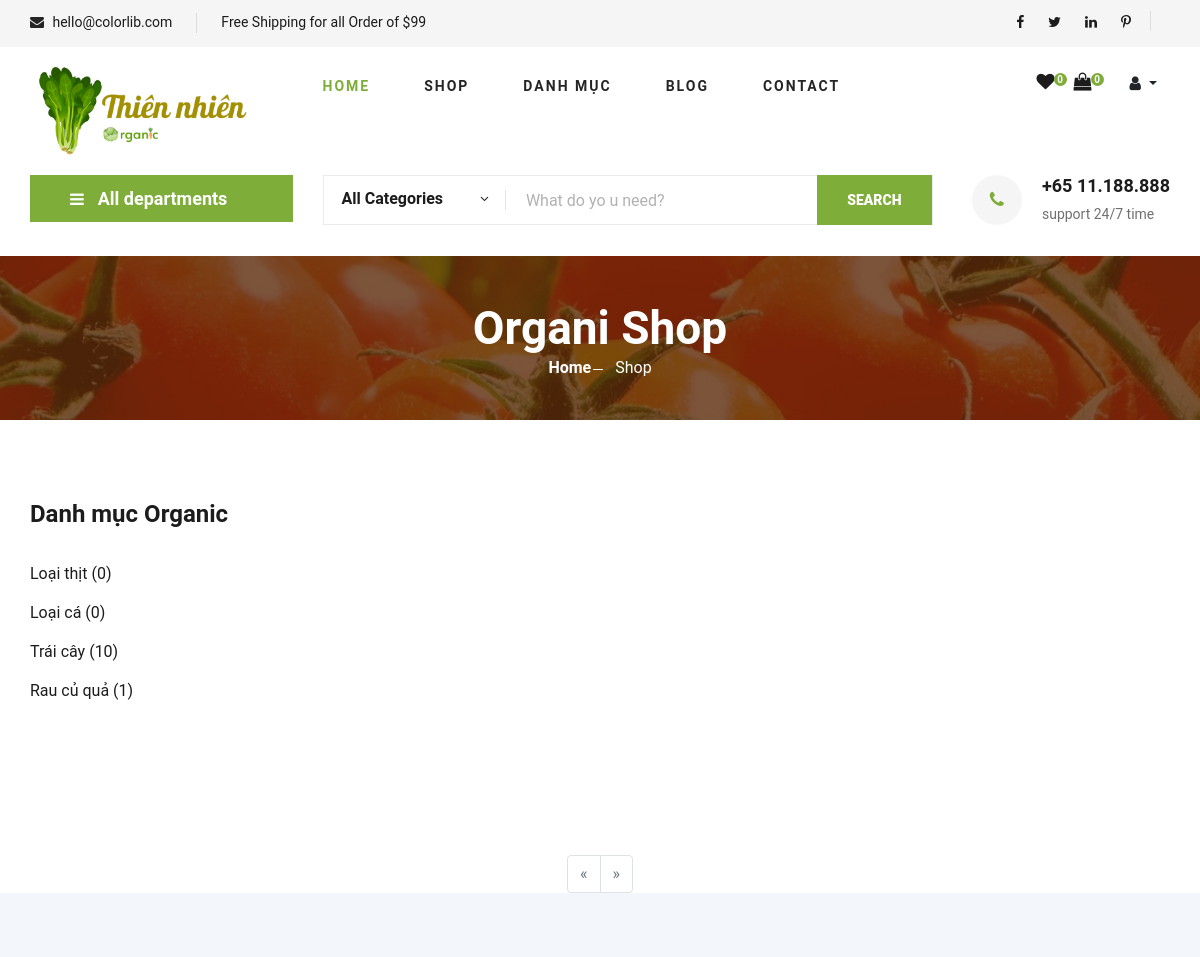
Before: /index.php?mod=catagory&act=catagory_detail&MaDM=14 (upper part) with the older database file.
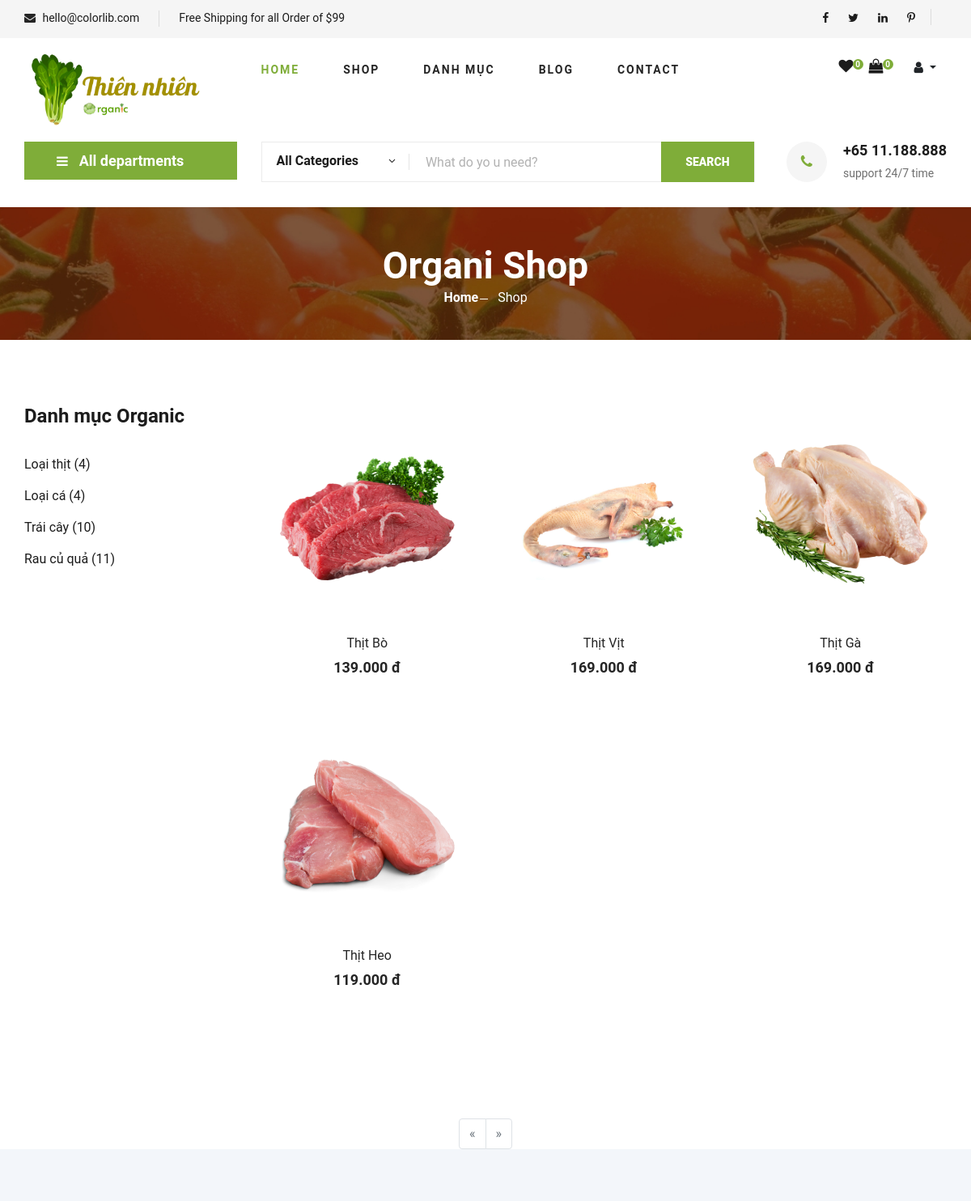
After: the same page with the newer database file.
### tables this page shows
CREATE TABLE `danhmuc` (
  `MaDM` int NOT NULL,
  `TenDM` varchar(50) NOT NULL,
  `SoThuTu` int DEFAULT NULL COMMENT 'số thứ tự mà danh mục sẽ xuất hiện , tùy mình sắp xếp',
  `UuTien` tinyint(1) DEFAULT NULL COMMENT '0: là cho nó ẩn đi, 1 là cho nó xuất hiện tại trang chủ',
  `HinhAnh` text
);

CREATE TABLE `sanpham` (
  `MaSP` int NOT NULL,
  `TenSP` varchar(50) NOT NULL,
  `GiaSP` double(10,0) NOT NULL DEFAULT '0' COMMENT 'Tiền Việt không có chữ số thập phân, mặc định là 0(nếu =0 thì hết hàng ví dụ )',
  `HinhAnh` text NOT NULL,
  `TieuDe` text,
  `MoTa` text,
  `MaDM` int DEFAULT NULL,
  `LuotXem` int NOT NULL,
  `GiaGiam` double(10,0) NOT NULL DEFAULT '0'
);

### model/m_pdo.php (called while the page is built, shortened)
<?php
function pdo_get_connection(){
    $dburl = "mysql:host=localhost;dbname=organic;charset=utf8";
    $username = 'root';
    $password = '';
    $conn = new PDO($dburl, $username, $password);
    $conn->setAttribute(PDO::ATTR_ERRMODE, PDO::ERRMODE_EXCEPTION);
    return $conn;
}
function pdo_query($sql){
    $sql_args = array_slice(func_get_args(), 1);
    try{
        $conn = pdo_get_connection();
        $stmt = $conn->prepare($sql);
        $stmt->execute($sql_args);
        $rows = $stmt->fetchAll();
        return $rows;
    }
    catch(PDOException $e){
        throw $e;
    }
    finally{
        unset($conn);
    }
}
function pdo_query_value($sql){
    $sql_args = array_slice(func_get_args(), 1);
    try{
        $conn = pdo_get_connection();
        $stmt = $conn->prepare($sql);
        $stmt->execute($sql_args);
        $row = $stmt->fetch(PDO::FETCH_ASSOC);
        return array_values($row)[0];
    }
    catch(PDOException $e){
        throw $e;
    }
    finally{
        unset($conn);
    }
}

### model/m_product.php (called while the page is built, shortened)
<?php
    include_once 'model/m_pdo.php';
    function product_Countyeuthich(){
        $countlove = pdo_query("SELECT * FROM yeuthich yt INNER JOIN sanpham sp ON yt.MaSP=sp.MaSP ORDER BY MaYT DESC");
        return count($countlove);
    }
?>

### model/m_catagory.php (called while the page is built, shortened)
<?php
    include_once 'model/m_pdo.php';
    function danhmuc_getAll(){
        return pdo_query("SELECT * FROM danhmuc WHERE TrangThai = 0 ORDER BY MaDM DESC");
    }
    function danhmuc_getbyiddetail($MaDM,$page=1){
        $BatDau = ($page - 1) * 9;
        return pdo_query("SELECT * FROM sanpham WHERE MaDM = ? LIMIT $BatDau,9",$MaDM);
    }
    function get_count_sp($MaDM){
        $returnsp = pdo_query("SELECT * FROM sanpham WHERE MaDM = ? ",$MaDM);
        return count($returnsp);
    }
    function catagory_phantrang($MaDM){
        return pdo_query_value("SELECT COUNT(*) FROM sanpham WHERE MaDM = ?", $MaDM);
    }
?>

### view/v_product_catagory.php (the view, shortened to what this page needs)
<section class="hero hero-normal">
    <div class="container">
        <div class="row">
            <div class="col-lg-3">
                <div class="hero__categories">
                    <div class="hero__categories__all">
                        <i class="fa fa-bars"></i>
                        <span>All departments</span>
                    </div>
                </div>
            </div>
            <div class="col-lg-9">
                <div class="hero__search">
                    <div class="hero__search__form">
                        <form action="#">
                            <div class="hero__search__categories">
                                All Categories
                                <span class="arrow_carrot-down"></span>
                            </div>
                            <input type="text" placeholder="What do yo u need?">
                            <button type="submit" class="site-btn">SEARCH</button>
                        </form>
                    </div>
                    <div class="hero__search__phone">
                        <div class="hero__search__phone__icon">
                            <i class="fa fa-phone"></i>
                        </div>
                        <div class="hero__search__phone__text">
                            <h5>+65 11.188.888</h5>
                            <span>support 24/7 time</span>
                        </div>
                    </div>
                </div>
            </div>
        </div>
    </div>
</section>
<section class="breadcrumb-section set-bg" data-setbg="view/img/breadcrumb.jpg">
    <div class="container">
        <div class="row">
            <div class="col-lg-12 text-center">
                <div class="breadcrumb__text">
                    <h2>Organi Shop</h2>
                    <div class="breadcrumb__option">
                        <a href="./index.html">Home</a>
                        <span>Shop</span>
                    </div>
                </div>
            </div>
        </div>
    </div>
</section>
<section class="product spad">
    <div class="container">
        <div class="row">
            <div class="col-lg-3 col-md-5">
                <div class="sidebar">
                    <div class="sidebar__item">
                        <h4>Danh mục Organic</h4>
                        <ul>
                        <?php foreach($getdanhmuc as $dm): ?>
                            <li> <a href="index.php?mod=catagory&act=catagory_detail&MaDM=<?=$dm['MaDM']?>"><?=$dm['TenDM']?> (<?=get_count_sp($dm['MaDM'])?>)</a></li>
                        <?php endforeach; ?>
                        </ul>
                    </div>
                </div>
            </div>
            <div class="col-lg-9 col-md-7">
                <div class="row">
                    <?php if(isset($_GET['MaDM']) && ($_GET['MaDM']>0)): ?>
                        <?php foreach($danhmuc_getbyid as $item):
                            if($item['GiaSP'] >=1){
                                $price = '<h5>'.number_format($item['GiaSP'],"0",",",".").' đ</h5>';
                            }else{
                                $price = "<h5>Đang cập nhật</h5>";
                            }
                        ?>
                            <div class="col-lg-4 col-md-6 col-sm-6">
                                <div class="featured__item">
                                    <div class="featured__item__pic set-bg" data-setbg="view/img/traicay/<?=$item['HinhAnh']?>">
                                    </div>
                                    <div class="featured__item__text">
                                        <h6><a href="index.php?mod=product&act=detail&MaSP=<?=$item['MaSP']?>"><?=$item['TenSP']?></a></h6>
                                        <?=$price?>
                                    </div>
                                    <form action="index.php?mod=product&act=addtocart" method="post">
                                        <div class="intro">
                                        </div>
                                    </form>
                                </div>
                            </div>
                        <?php endforeach; ?>
                    <?php endif;?>
                </div>
            </div>
        </div>
    </div>
</section>
<?php
    if(isset($_GET['MaDM']) && ($_GET['MaDM']>0)):
?>
<div class="admin__pagein">
    <ul class="pagination">
        <li class="page-item <?= ($page <= 1) ? "disabled" : ""?>">
        <a class="page-link" href="index.php?mod=catagory&act=catagory_detail&MaDM=<?=$MaDM?>&page=<?=$page-1?>" aria-label="Previous">
                <span aria-hidden="true">&laquo;</span>
            </a>
        </li>
            <li class="page-item <?= ($page >= $SoTrang) ? "disabled" : ""?>">
            <a class="page-link" href="index.php?mod=catagory&act=catagory_detail&MaDM=<?=$MaDM?>&page=<?=$page+1?>" aria-label="Next">
                <span aria-hidden="true">&raquo;</span>
            </a>
        </li>
    </ul>
</div>
<?php
    endif;
?>

### index.php (shortened to what this page needs)
<?php
    include_once 'config.php';
    $getdanhmuc = danhmuc_getAll();
    $countlove = product_Countyeuthich();
    if(isset($_GET['mod']) && ($_GET['mod']!="")){
        switch ($_GET['mod']) {
            case 'catagory':
                $controller_name = 'catagory';
                break;
        }
        include_once 'controller/c_'.$controller_name.'.php';
    }else{
        header("location:index.php?mod=page&act=home");
    }
?>

### controller/c_catagory.php (shortened to what this page needs)
<?php
    include_once 'config.php';
    if(isset($_GET['act']) && ($_GET['act']!="")){
        switch ($_GET['act']) {
            case 'catagory_detail':
                if(isset($_GET['MaDM']) && ($_GET['MaDM']>0)){
                    $MaDM = $_GET['MaDM'];
                    if(isset($_GET['page']) && ($_GET['page']>=1)){
                        $page = $_GET['page'];
                    }else{
                        $page = 1;
                    }
                    $getdanhmuc = danhmuc_getAll();
                    $SoTrang = ceil(catagory_phantrang($MaDM) / 9);
                    $danhmuc_getbyid = danhmuc_getbyiddetail($MaDM,$page);
                }
                break;
        }
        include_once 'view/v_user_layout.php';
    }else{
        header("location:index.php?mod=page&act=home");
    }
?>

### view/v_user_layout.php (shortened to what this page needs)
<!DOCTYPE html>
<html lang="zxx">
<head>
    <link rel="stylesheet" href=" https://cdnjs.cloudflare.com/ajax/libs/font-awesome/6.4.0/css/all.min.css">
    <link rel="stylesheet" href="view/bootstrap-5.3.2-dist/css/bootstrap.min.css">
    <link rel="stylesheet" href="view/css/bootstrap.min.css" type="text/css">
    <link rel="stylesheet" href="view/css/font-awesome.min.css" type="text/css">
    <link rel="stylesheet" href="view/css/elegant-icons.css" type="text/css">
    <link rel="stylesheet" href="view/css/nice-select.css" type="text/css">
    <link rel="stylesheet" href="view/css/jquery-ui.min.css" type="text/css">
    <link rel="stylesheet" href="view/css/owl.carousel.min.css" type="text/css">
    <link rel="stylesheet" href="view/css/slicknav.min.css" type="text/css">
    <link rel="stylesheet" href="view/css/style.css" type="text/css">
</head>
<body>
    <header class="header">
        <div class="header__top">
            <div class="container">
                <div class="row">
                    <div class="col-lg-6 col-md-6">
                        <div class="header__top__left">
                            <ul>
                                <li><i class="fa fa-envelope"></i> hello@colorlib.com</li>
                                <li>Free Shipping for all Order of $99</li>
                            </ul>
                        </div>
                    </div>
                    <div class="col-lg-6 col-md-6">
                        <div class="header__top__right">
                            <div class="header__top__right__social">
                                <a href="#"><i class="fa fa-facebook"></i></a>
                                <a href="#"><i class="fa fa-twitter"></i></a>
                                <a href="#"><i class="fa fa-linkedin"></i></a>
                                <a href="#"><i class="fa fa-pinterest-p"></i></a>
                            </div>
                        </div>
                    </div>
                </div>
            </div>
        </div>
        <div class="container">
            <div class="row">
                <div class="col-lg-3">
                    <div class="header__logo">
                        <a href="index.php?mod=page&act=home"><img src="view/img/logo.png" alt=""></a>
                    </div>
                </div>
                <div class="col-lg-6">
                    <nav class="header__menu">
                        <ul>
                            <li class="active"><a href="index.php?mod=page&act=home">Home</a></li>
                            <li><a href="./shop-grid.html">Shop</a></li>
                            <li><a href="#">Danh mục</a>
                            </li>
                            <li><a href="index.php?mod=page&act=bloghome">Blog</a></li>
                            <li><a href="index.php?mod=page&act=contact">Contact</a></li>
                        </ul>
                    </nav>
                </div>
                <div class="col-lg-3">
                        <div class="header_cart_ri">
                            <div class="header__cart">
                                <ul>
                                    <li><a href="index.php?mod=product&act=yeuthich"><i class="fa fa-heart"></i> <span><?= $countlove?></span></a></li>
                                    <li><a href="index.php?mod=product&act=viewcart"><i class="fa fa-shopping-bag"></i> <span><?=COUNT($_SESSION['mygiohang'])?></span></a></li>
                                </ul>
                            </div>
                            <div class="header__cart__login">
                                <?php if(isset($_SESSION['user'])): ?>
                                    <div class="dropdown">
                                        <button class="btn dropdown-toggle" type="button" data-bs-toggle="dropdown" >
                                        <?= isset($_SESSION['user']['UserName']) ? $_SESSION['user']['UserName'] : 'User' ?>
                                        </button>
                                        <ul class="dropdown-menu">
                                        <li><a class="dropdown-item" href="index.php?mod=myaccount&act=myaccount">Tài khoản của tôi</a></li>
                                            <li><a class="dropdown-item" href="index.php?mod=user&act=logout">Đăng xuất</a></li>
                                        </ul>
                                    </div>
                                <?php else: ?>
                                    <div class="dropdown">
                                        <button class="btn dropdown-toggle" type="button" data-bs-toggle="dropdown" aria-expanded="false">
                                            <i class="fa fa-user"></i>
                                        </button>
                                    </div>
                                <?php endif; ?>
                            </div>
                        </div>
                </div>
            </div>
        </div>
    </header>
    <?php
        include_once 'view/v_'.$view_name.'.php';
    ?>
    <footer class="footer spad">
    </footer>
</body>
</html>

Changed rows visible on the page:
changed danhmuc "Loại thịt": MaDM "0" → "4"
changed danhmuc "Loại cá": MaDM "0" → "4"
changed danhmuc "Rau củ quả": MaDM "1" → "11"
added sanpham: shows a picture, TenSP "Thịt Bò", GiaSP "139.000"
added sanpham: shows a picture, TenSP "Thịt Vịt", GiaSP "169.000"
added sanpham: shows a picture, TenSP "Thịt Gà", GiaSP "169.000"
added sanpham: shows a picture, TenSP "Thịt Heo", GiaSP "119.000"
